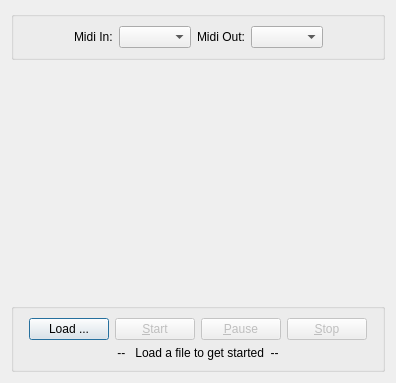
<?xml version="1.0" encoding="UTF-8"?>
<ui version="4.0">
 <class>QtTse3PlayVisual</class>
 <widget class="QDialog" name="QtTse3PlayVisual">
  <property name="geometry">
   <rect>
    <x>0</x>
    <y>0</y>
    <width>385</width>
    <height>363</height>
   </rect>
  </property>
  <property name="windowTitle">
   <string>CFugue Qt Test Application</string>
  </property>
  <layout class="QGridLayout" name="gridLayout_2">
   <item row="1" column="0">
    <spacer name="horizontalSpacer">
     <property name="orientation">
      <enum>Qt::Horizontal</enum>
     </property>
     <property name="sizeHint" stdset="0">
      <size>
       <width>92</width>
       <height>231</height>
      </size>
     </property>
    </spacer>
   </item>
   <item row="1" column="1">
    <widget class="QVUMeter" name="VuBar" native="true">
     <property name="sizePolicy">
      <sizepolicy hsizetype="Preferred" vsizetype="Expanding">
       <horstretch>0</horstretch>
       <verstretch>0</verstretch>
      </sizepolicy>
     </property>
    </widget>
   </item>
   <item row="1" column="2">
    <spacer name="horizontalSpacer_2">
     <property name="orientation">
      <enum>Qt::Horizontal</enum>
     </property>
     <property name="sizeHint" stdset="0">
      <size>
       <width>40</width>
       <height>20</height>
      </size>
     </property>
    </spacer>
   </item>
   <item row="2" column="0" colspan="3">
    <widget class="QGroupBox" name="groupBox">
     <property name="title">
      <string/>
     </property>
     <layout class="QGridLayout" name="gridLayout">
      <item row="1" column="1">
       <widget class="QPushButton" name="pushButton_Load">
        <property name="sizePolicy">
         <sizepolicy hsizetype="Fixed" vsizetype="Fixed">
          <horstretch>0</horstretch>
          <verstretch>0</verstretch>
         </sizepolicy>
        </property>
        <property name="text">
         <string>Load ...</string>
        </property>
       </widget>
      </item>
      <item row="1" column="2">
       <widget class="QPushButton" name="pushButton_Start">
        <property name="enabled">
         <bool>false</bool>
        </property>
        <property name="text">
         <string>&amp;Start</string>
        </property>
       </widget>
      </item>
      <item row="1" column="3">
       <widget class="QPushButton" name="pushButton_PauseResume">
        <property name="enabled">
         <bool>false</bool>
        </property>
        <property name="text">
         <string>&amp;Pause</string>
        </property>
       </widget>
      </item>
      <item row="1" column="4">
       <widget class="QPushButton" name="pushButton_Stop">
        <property name="enabled">
         <bool>false</bool>
        </property>
        <property name="text">
         <string>&amp;Stop</string>
        </property>
       </widget>
      </item>
      <item row="1" column="0">
       <spacer name="horizontalSpacer_3">
        <property name="orientation">
         <enum>Qt::Horizontal</enum>
        </property>
        <property name="sizeHint" stdset="0">
         <size>
          <width>40</width>
          <height>20</height>
         </size>
        </property>
       </spacer>
      </item>
      <item row="1" column="5">
       <spacer name="horizontalSpacer_4">
        <property name="orientation">
         <enum>Qt::Horizontal</enum>
        </property>
        <property name="sizeHint" stdset="0">
         <size>
          <width>40</width>
          <height>20</height>
         </size>
        </property>
       </spacer>
      </item>
      <item row="2" column="0" colspan="6">
       <widget class="QLabel" name="label_Status">
        <property name="text">
         <string>--   Load a file to get started  --</string>
        </property>
        <property name="alignment">
         <set>Qt::AlignCenter</set>
        </property>
       </widget>
      </item>
     </layout>
    </widget>
   </item>
   <item row="0" column="0" colspan="3">
    <widget class="QGroupBox" name="groupBox_2">
     <property name="title">
      <string/>
     </property>
     <layout class="QGridLayout" name="gridLayout_3">
      <item row="0" column="2">
       <widget class="MidiInComboBox" name="comboBox_MidiIn"/>
      </item>
      <item row="0" column="1">
       <widget class="QLabel" name="label">
        <property name="text">
         <string>Midi In:</string>
        </property>
       </widget>
      </item>
      <item row="0" column="0">
       <spacer name="horizontalSpacer_5">
        <property name="orientation">
         <enum>Qt::Horizontal</enum>
        </property>
        <property name="sizeHint" stdset="0">
         <size>
          <width>40</width>
          <height>20</height>
         </size>
        </property>
       </spacer>
      </item>
      <item row="0" column="5">
       <spacer name="horizontalSpacer_6">
        <property name="orientation">
         <enum>Qt::Horizontal</enum>
        </property>
        <property name="sizeHint" stdset="0">
         <size>
          <width>40</width>
          <height>20</height>
         </size>
        </property>
       </spacer>
      </item>
      <item row="0" column="3">
       <widget class="QLabel" name="label_2">
        <property name="text">
         <string>Midi Out:</string>
        </property>
       </widget>
      </item>
      <item row="0" column="4">
       <widget class="MidiOutComboBox" name="comboBox_MidiOut"/>
      </item>
     </layout>
    </widget>
   </item>
  </layout>
 </widget>
 <customwidgets>
  <customwidget>
   <class>QVUMeter</class>
   <extends>QWidget</extends>
   <header>qvumeter.h</header>
   <container>1</container>
  </customwidget>
  <customwidget>
   <class>MidiInComboBox</class>
   <extends>QComboBox</extends>
   <header>midiincombobox.h</header>
  </customwidget>
  <customwidget>
   <class>MidiOutComboBox</class>
   <extends>QComboBox</extends>
   <header>midioutcombobox.h</header>
  </customwidget>
 </customwidgets>
 <resources/>
 <connections/>
</ui>
